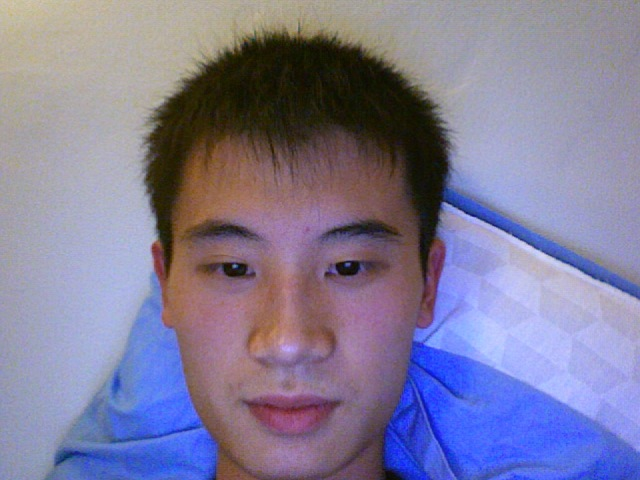
%> input picture Photo 1.jpg, 640 x 480 px
$ octave --eval "result = findnose(imread('Photo 1.jpg'));"   (GNU Octave 9; MATLAB toolbox functions it lacks are replaced by stand-ins)
%> lines starting %> are read from the running program, lines starting %| are printed output that depends on the picture
### findnostrils.m
function [a1, b1, a2, b2] = findnostrils(im)

im = im2double(im);
%blurfilter = fspecial('gaussian',[10 10],5);
%im = imfilter(im,blurfilter,'symmetric','same','conv');
imtemp = im(3*size(im,1)/7:4*size(im,1)/7,size(im,2)/3:2*size(im,2)/3);

%A = ones(10,10)/100;
%im1 = imfilter(imtemp,A,'symmetric','same','conv');
%im13 = im1(size(im1,1)/3:size(im1,1)*2/3,size(im1,2)/3:size(im1,2)*2/3);
%figure; imshow(im13);

imL = imtemp(:,1:size(imtemp,2)/2);
imR = imtemp(:,size(imtemp,2)/2:size(imtemp,2));
figure;imshow(imL);
figure;imshow(imR);

[y1 i1] = min(imL);
[y2 i2] = min(y1);
a1 = i2;
b1 = i1(i2);

a1 = a1 + size(im,2)/3;
b1 = b1 + 3*size(im,1)/7;
a1
b1

[y1 i1] = min(imR);
[y2 i2] = min(y1);
a2 = i2;
b2 = i1(i2);

a2 = a2 + size(im,2)/3 + size(imL,2);
b2 = b2 + 3*size(im,1)/7;
a2
b2

figure; imshow(im);

t = linspace(0,2*pi,1000);
r = 5;
x1 = r*cos(t) + a1;
y1 = r*sin(t) + b1;
x2 = r*cos(t) + a2;
y2 = r*sin(t) + b2;

hold on;
plot(x1,y1,'g');
plot(x2,y2,'g');

### findnosetip.m
function [a1, b1] = findnosetip(im)

im = im2double(im);
%blurfilter = fspecial('gaussian',[10 10],5);
%im = imfilter(im,blurfilter,'symmetric','same','conv');
imtemp = im(3*size(im,1)/7:5*size(im,1)/7,size(im,2)/3:2*size(im,2)/3);

%A = ones(10,10)/100;
%im1 = imfilter(imtemp,A,'symmetric','same','conv');
%im13 = im1(size(im1,1)/3:size(im1,1)*2/3,size(im1,2)/3:size(im1,2)*2/3);
%figure; imshow(im13);

[y1 i1] = max(imtemp);
[y2 i2] = max(y1);
a1 = i2;
b1 = i1(i2);

a1 = a1 + size(im,2)/3;
b1 = b1 + 3*size(im,1)/7;
a1
b1


figure; imshow(im);

t = linspace(0,2*pi,1000);
r = 5;
x1 = r*cos(t) + a1;
y1 = r*sin(t) + b1;

hold on;
plot(x1,y1,'r');

### findnose.m
function [a, b] = findnose(im)

[a1, b1, a2, b2] = findnostrils(im);
%> in findnostrils, `imtemp = im(3*size(im,1)/7:4*size(im,1)/7,size(im,2)/3:2*size(im,2)/3);`:
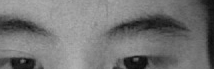
%> imtemp: size 69x214 double; min 0.0157, max 0.69, mean 0.455
%> in findnostrils, `imL = imtemp(:,1:size(imtemp,2)/2);`:
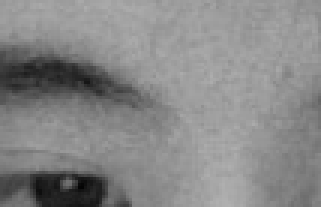
%> imL: size 69x107 double (shown 3 times larger); min 0.0157, max 0.69, mean 0.531
%> in findnostrils, `imR = imtemp(:,size(imtemp,2)/2:size(imtemp,2));`:
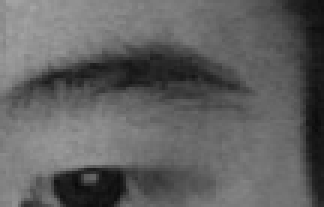
%> imR: size 69x108 double (shown 3 times larger); min 0.0353, max 0.643, mean 0.379
%> in findnostrils, `[y1 i1] = min(imL);`: y1 = 107 values, max 0.596 at index 76, min 0.0157 at index 28, mean 0.36; i1 = 107 values, max 69 at index 23, min 1 at index 74, mean 43.48
%> in findnostrils, `[y2 i2] = min(y1);`: y2 = 0.0157; i2 = 28
%> in findnostrils, `b1 = i1(i2);`: b1 = 63
%> in findnostrils, `a1 = a1 + size(im,2)/3;`: a1 = 241.3
%> in findnostrils, `b1 = b1 + 3*size(im,1)/7;`: b1 = 268.7
%> in findnostrils, `a1`: a1 = 241.3
%> in findnostrils, `b1`: b1 = 268.7
%> in findnostrils, `[y1 i1] = min(imR);`: y1 = 108 values, max 0.396 at index 1, min 0.0353 at index 26, mean 0.152; i1 = 108 values, max 69 at index 8, min 1 at index 93, mean 31.75
%> in findnostrils, `[y2 i2] = min(y1);`: y2 = 0.0353; i2 = 26
%> in findnostrils, `b2 = i1(i2);`: b2 = 62
%> in findnostrils, `a2 = a2 + size(im,2)/3 + size(imL,2);`: a2 = 346.3
%> in findnostrils, `b2 = b2 + 3*size(im,1)/7;`: b2 = 267.7
%> in findnostrils, `a2`: a2 = 346.3
%> in findnostrils, `b2`: b2 = 267.7
%> in findnostrils, `x1 = r*cos(t) + a1;`: x1 = 1000 values, max 246.3 at index 1, min 236.3 at index 500, mean 241.3
%> in findnostrils, `y1 = r*sin(t) + b1;`: y1 = 1000 values, max 273.7 at index 251, min 263.7 at index 750, mean 268.7
%> in findnostrils, `x2 = r*cos(t) + a2;`: x2 = 1000 values, max 351.3 at index 1, min 341.3 at index 500, mean 346.3
%> in findnostrils, `y2 = r*sin(t) + b2;`: y2 = 1000 values, max 272.7 at index 251, min 262.7 at index 750, mean 267.7
[a3, b3] = findnosetip(im);

a = (a1 + a2 + a3)/3;
b = (b1 + b2 + b3)/3;

im = im2double(im);

figure; imshow(im);

t = linspace(0,2*pi,1000);
r = 10;
x1 = r*cos(t) + a;
y1 = r*sin(t) + b;

hold on;
plot(x1,y1,'g');
%> in findnose, `[a1, b1, a2, b2] = findnostrils(im);`:
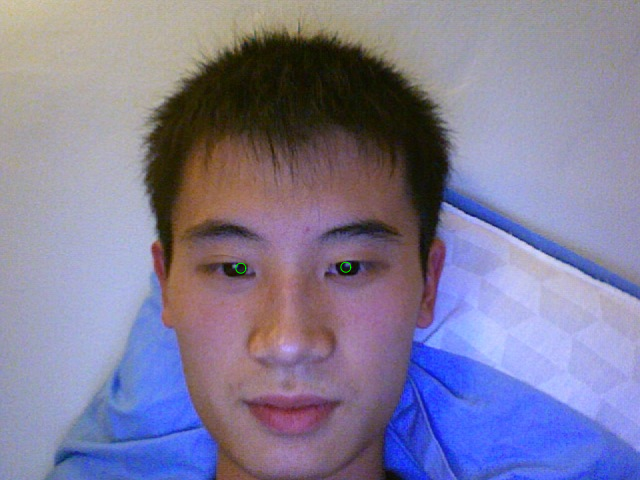
%> figure redrawn from the program's plot data
%> in findnose, `[a1, b1, a2, b2] = findnostrils(im);`: a1 = 241.3; b1 = 268.7; a2 = 346.3; b2 = 267.7
%> in findnosetip, `imtemp = im(3*size(im,1)/7:5*size(im,1)/7,size(im,2)/3:2*size(im,2)/3);`:
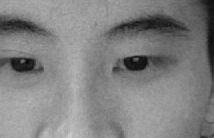
%> imtemp: size 138x214 double; min 0.0157, max 0.8, mean 0.508
%> in findnosetip, `[y1 i1] = max(imtemp);`: y1 = 214 values, max 0.8 at index 71, min 0.459 at index 205, mean 0.641; i1 = 214 values, max 138 at index 41, min 1 at index 109, mean 97.29
%> in findnosetip, `[y2 i2] = max(y1);`: y2 = 0.8; i2 = 71
%> in findnosetip, `b1 = i1(i2);`: b1 = 137
%> in findnosetip, `a1 = a1 + size(im,2)/3;`: a1 = 284.3
%> in findnosetip, `b1 = b1 + 3*size(im,1)/7;`: b1 = 342.7
%> in findnosetip, `a1`: a1 = 284.3
%> in findnosetip, `b1`: b1 = 342.7
%> in findnosetip, `x1 = r*cos(t) + a1;`: x1 = 1000 values, max 289.3 at index 1, min 279.3 at index 500, mean 284.3
%> in findnosetip, `y1 = r*sin(t) + b1;`: y1 = 1000 values, max 347.7 at index 251, min 337.7 at index 750, mean 342.7
%> in findnose, `[a3, b3] = findnosetip(im);`:
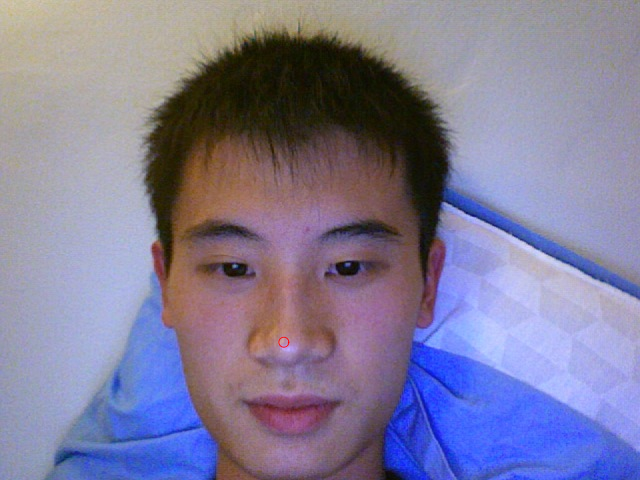
%> figure redrawn from the program's plot data
%> in findnose, `[a3, b3] = findnosetip(im);`: a3 = 284.3; b3 = 342.7
%> in findnose, `a = (a1 + a2 + a3)/3;`: a = 290.7
%> in findnose, `b = (b1 + b2 + b3)/3;`: b = 293
%> in findnose, `x1 = r*cos(t) + a;`: x1 = 1000 values, max 300.7 at index 1, min 280.7 at index 500, mean 290.7
%> in findnose, `y1 = r*sin(t) + b;`: y1 = 1000 values, max 303 at index 251, min 283 at index 750, mean 293
%> `result = findnose(imread('Photo 1.jpg'));`:
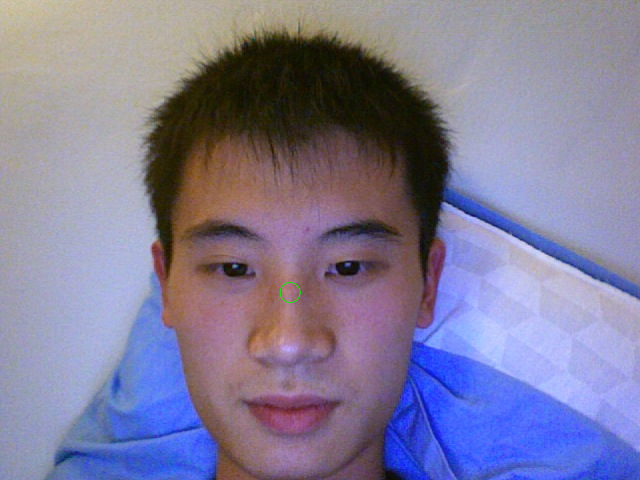
%> figure redrawn from the program's plot data
%> `result = findnose(imread('Photo 1.jpg'));`: result = 290.7

$ run again, on Photo 103.jpg
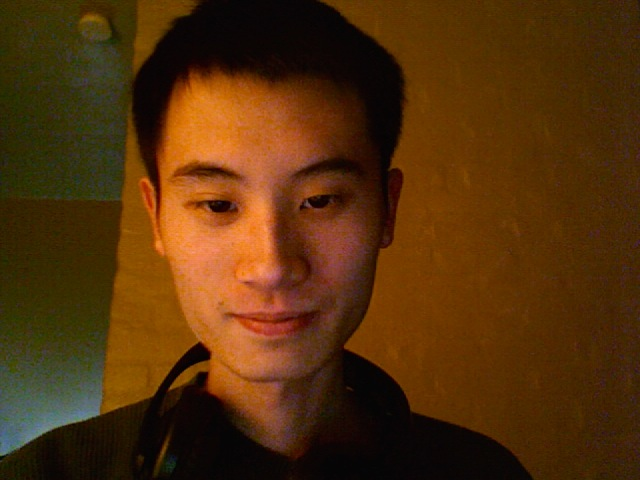
%> input picture Photo 103.jpg, 640 x 480 px
%> in findnostrils, `[y1 i1] = min(imL);`: y1 = 107 values, max 0.902 at index 43, min 0.0745 at index 8, mean 0.41; i1 = 107 values, max 69 at index 54, min 1 at index 11, mean 22.59
%> in findnostrils, `[y2 i2] = min(y1);`: y2 = 0.0745; i2 = 8
%> in findnostrils, `b1 = i1(i2);`: b1 = 2
%> in findnostrils, `a1 = a1 + size(im,2)/3;`: a1 = 221.3
%> in findnostrils, `b1 = b1 + 3*size(im,1)/7;`: b1 = 207.7
%> in findnostrils, `a1`: a1 = 221.3
%> in findnostrils, `b1`: b1 = 207.7
%> in findnostrils, `[y1 i1] = min(imR);`: y1 = 108 values, max 0.451 at index 95, min 0.0745 at index 69, mean 0.277; i1 = 108 values, max 69 at index 43, min 1 at index 1, mean 22
%> in findnostrils, `[y2 i2] = min(y1);`: i2 = 69
%> in findnostrils, `b2 = i1(i2);`: b2 = 3
%> in findnostrils, `a2 = a2 + size(im,2)/3 + size(imL,2);`: a2 = 389.3
%> in findnostrils, `b2 = b2 + 3*size(im,1)/7;`: b2 = 208.7
%> in findnostrils, `a2`: a2 = 389.3
%> in findnostrils, `b2`: b2 = 208.7
%> in findnostrils, `x1 = r*cos(t) + a1;`: x1 = 1000 values, max 226.3 at index 1, min 216.3 at index 500, mean 221.3
%> in findnostrils, `y1 = r*sin(t) + b1;`: y1 = 1000 values, max 212.7 at index 251, min 202.7 at index 750, mean 207.7
%> x2 = 1000 values, max 394.3 at index 1, min 384.3 at index 500, mean 389.3
%> in findnostrils, `y2 = r*sin(t) + b2;`: y2 = 1000 values, max 213.7 at index 251, min 203.7 at index 750, mean 208.7
%> in findnose, `[a1, b1, a2, b2] = findnostrils(im);`: a1 = 221.3; b1 = 207.7; a2 = 389.3; b2 = 208.7
%> in findnosetip, `imtemp = im(3*size(im,1)/7:5*size(im,1)/7,size(im,2)/3:2*size(im,2)/3);`:
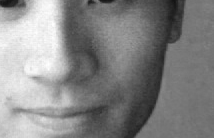
%> imtemp: size 138x214 double; min 0.0745, max 1, mean 0.524
%> in findnosetip, `[y1 i1] = max(imtemp);`: y1 = 214 values, max 1 at index 49, min 0.467 at index 89, mean 0.663; i1 = 214 values, max 130 at index 147, min 1 at index 87, mean 53.36
%> in findnosetip, `[y2 i2] = max(y1);`: y2 = 1; i2 = 49
%> in findnosetip, `b1 = i1(i2);`: b1 = 65
%> in findnosetip, `a1 = a1 + size(im,2)/3;`: a1 = 262.3
%> in findnosetip, `b1 = b1 + 3*size(im,1)/7;`: b1 = 270.7
%> in findnosetip, `a1`: a1 = 262.3
%> in findnosetip, `b1`: b1 = 270.7
%> in findnosetip, `x1 = r*cos(t) + a1;`: x1 = 1000 values, max 267.3 at index 1, min 257.3 at index 500, mean 262.3
%> in findnosetip, `y1 = r*sin(t) + b1;`: y1 = 1000 values, max 275.7 at index 251, min 265.7 at index 750, mean 270.7
%> a3 = 262.3; b3 = 270.7
%> a = 291
%> b = 229
%> in findnose, `x1 = r*cos(t) + a;`: x1 = 1000 values, max 301 at index 1, min 281 at index 500, mean 291
%> in findnose, `y1 = r*sin(t) + b;`: y1 = 1000 values, max 239 at index 251, min 219 at index 750, mean 229
%> `result = findnose(imread('Photo 1.jpg'));`:
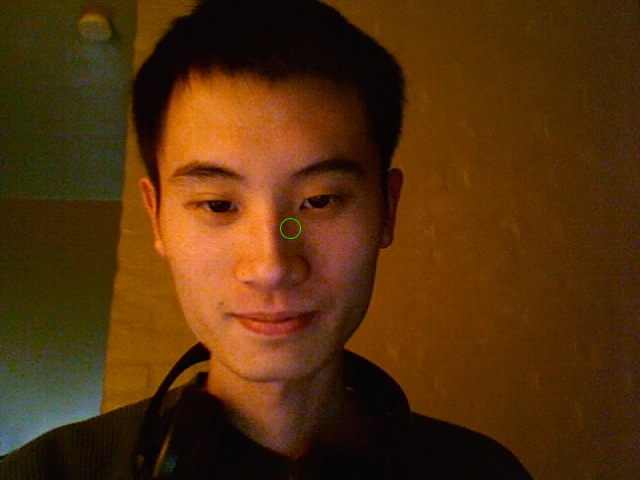
%> figure redrawn from the program's plot data
%> result = 291

$ run again, on Photo 22.jpg
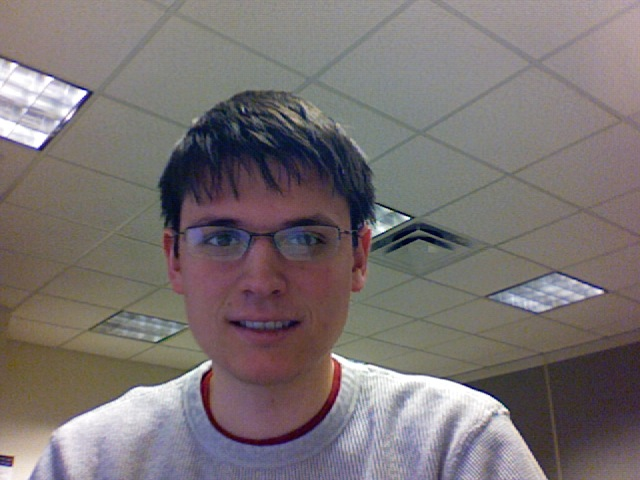
%> input picture Photo 22.jpg, 640 x 480 px
%> in findnostrils, `[y1 i1] = min(imL);`: y1 = 107 values, max 0.208 at index 68, min 0.0118 at index 107, mean 0.099; i1 = 107 values, max 41 at index 68, min 17 at index 10, mean 26.17
%> in findnostrils, `[y2 i2] = min(y1);`: y2 = 0.0118; i2 = 107
%> in findnostrils, `b1 = i1(i2);`: b1 = 35
%> in findnostrils, `a1 = a1 + size(im,2)/3;`: a1 = 320.3
%> in findnostrils, `b1 = b1 + 3*size(im,1)/7;`: b1 = 240.7
%> in findnostrils, `a1`: a1 = 320.3
%> in findnostrils, `b1`: b1 = 240.7
%> in findnostrils, `[y1 i1] = min(imR);`: y1 = 108 values, max 0.298 at index 25, min 0 at index 36, mean 0.0656; i1 = 108 values, max 44 at index 56, min 1 at index 31, mean 19.97
%> in findnostrils, `[y2 i2] = min(y1);`: y2 = 0; i2 = 36
%> in findnostrils, `b2 = i1(i2);`: b2 = 29
%> in findnostrils, `a2 = a2 + size(im,2)/3 + size(imL,2);`: a2 = 356.3
%> in findnostrils, `b2 = b2 + 3*size(im,1)/7;`: b2 = 234.7
%> in findnostrils, `a2`: a2 = 356.3
%> in findnostrils, `b2`: b2 = 234.7
%> in findnostrils, `x1 = r*cos(t) + a1;`: x1 = 1000 values, max 325.3 at index 1, min 315.3 at index 500, mean 320.3
%> in findnostrils, `y1 = r*sin(t) + b1;`: y1 = 1000 values, max 245.7 at index 251, min 235.7 at index 750, mean 240.7
%> x2 = 1000 values, max 361.3 at index 1, min 351.3 at index 500, mean 356.3
%> in findnostrils, `y2 = r*sin(t) + b2;`: y2 = 1000 values, max 239.7 at index 251, min 229.7 at index 750, mean 234.7
%> in findnose, `[a1, b1, a2, b2] = findnostrils(im);`: a1 = 320.3; b1 = 240.7; a2 = 356.3; b2 = 234.7
%> in findnosetip, `imtemp = im(3*size(im,1)/7:5*size(im,1)/7,size(im,2)/3:2*size(im,2)/3);`:
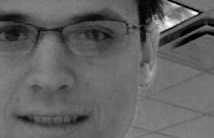
%> imtemp: size 138x214 double; min 0, max 0.996, mean 0.385
%> in findnosetip, `[y1 i1] = max(imtemp);`: y1 = 214 values, max 0.996 at index 170, min 0.435 at index 114, mean 0.56; i1 = 214 values, max 138 at index 118, min 1 at index 63, mean 47.86
%> in findnosetip, `[y2 i2] = max(y1);`: y2 = 0.996; i2 = 170
%> in findnosetip, `b1 = i1(i2);`: b1 = 25
%> in findnosetip, `a1 = a1 + size(im,2)/3;`: a1 = 383.3
%> in findnosetip, `b1 = b1 + 3*size(im,1)/7;`: b1 = 230.7
%> in findnosetip, `a1`: a1 = 383.3
%> in findnosetip, `b1`: b1 = 230.7
%> in findnosetip, `x1 = r*cos(t) + a1;`: x1 = 1000 values, max 388.3 at index 1, min 378.3 at index 500, mean 383.3
%> in findnosetip, `y1 = r*sin(t) + b1;`: y1 = 1000 values, max 235.7 at index 251, min 225.7 at index 750, mean 230.7
%> a3 = 383.3; b3 = 230.7
%> a = 353.3
%> b = 235.4
%> in findnose, `x1 = r*cos(t) + a;`: x1 = 1000 values, max 363.3 at index 1, min 343.3 at index 500, mean 353.3
%> in findnose, `y1 = r*sin(t) + b;`: y1 = 1000 values, max 245.4 at index 251, min 225.4 at index 750, mean 235.4
%> `result = findnose(imread('Photo 1.jpg'));`:
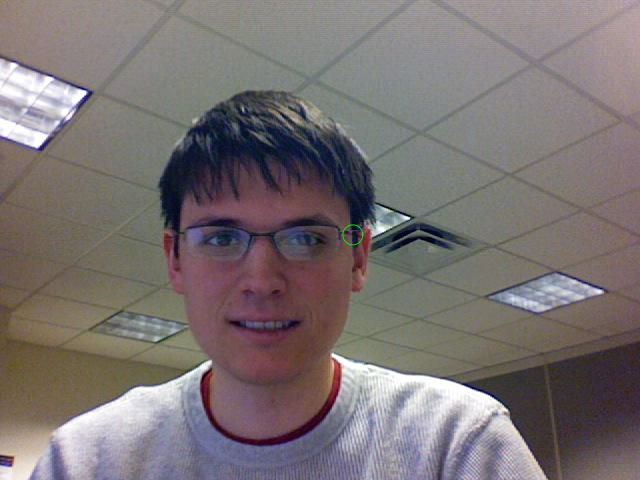
%> figure redrawn from the program's plot data
%> result = 353.3

$ run again, on Photo 31.jpg
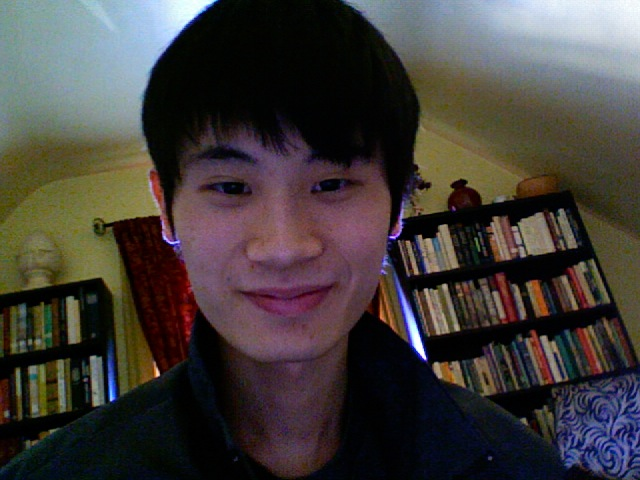
%> input picture Photo 31.jpg, 640 x 480 px
%> in findnostrils, `[y1 i1] = min(imL);`: y1 = 107 values, max 0.42 at index 38, min 0.255 at index 100, mean 0.317; i1 = 107 values, max 67 at index 69, min 1 at index 1, mean 39.55
%> in findnostrils, `[y2 i2] = min(y1);`: y2 = 0.255; i2 = 100
%> in findnostrils, `b1 = i1(i2);`: b1 = 54
%> in findnostrils, `a1 = a1 + size(im,2)/3;`: a1 = 313.3
%> in findnostrils, `b1 = b1 + 3*size(im,1)/7;`: b1 = 259.7
%> in findnostrils, `a1`: a1 = 313.3
%> in findnostrils, `b1`: b1 = 259.7
%> in findnostrils, `[y1 i1] = min(imR);`: y1 = 108 values, max 0.384 at index 15, min 0 at index 73, mean 0.221; i1 = 108 values, max 69 at index 18, min 1 at index 11, mean 44.47
%> in findnostrils, `[y2 i2] = min(y1);`: y2 = 0; i2 = 73
%> in findnostrils, `b2 = i1(i2);`: b2 = 52
%> in findnostrils, `a2 = a2 + size(im,2)/3 + size(imL,2);`: a2 = 393.3
%> in findnostrils, `b2 = b2 + 3*size(im,1)/7;`: b2 = 257.7
%> in findnostrils, `a2`: a2 = 393.3
%> in findnostrils, `b2`: b2 = 257.7
%> in findnostrils, `x1 = r*cos(t) + a1;`: x1 = 1000 values, max 318.3 at index 1, min 308.3 at index 500, mean 313.3
%> in findnostrils, `y1 = r*sin(t) + b1;`: y1 = 1000 values, max 264.7 at index 251, min 254.7 at index 750, mean 259.7
%> x2 = 1000 values, max 398.3 at index 1, min 388.3 at index 500, mean 393.3
%> in findnostrils, `y2 = r*sin(t) + b2;`: y2 = 1000 values, max 262.7 at index 251, min 252.7 at index 750, mean 257.7
%> in findnose, `[a1, b1, a2, b2] = findnostrils(im);`: a1 = 313.3; b1 = 259.7; a2 = 393.3; b2 = 257.7
%> in findnosetip, `[y1 i1] = max(imtemp);`: y1 = 214 values, max 1 at index 206, min 0.467 at index 110, mean 0.595; i1 = 214 values, max 138 at index 209, min 6 at index 192, mean 41.84
%> in findnosetip, `[y2 i2] = max(y1);`: y2 = 1; i2 = 206
%> in findnosetip, `b1 = i1(i2);`: b1 = 135
%> in findnosetip, `a1 = a1 + size(im,2)/3;`: a1 = 419.3
%> in findnosetip, `b1 = b1 + 3*size(im,1)/7;`: b1 = 340.7
%> in findnosetip, `a1`: a1 = 419.3
%> in findnosetip, `b1`: b1 = 340.7
%> in findnosetip, `x1 = r*cos(t) + a1;`: x1 = 1000 values, max 424.3 at index 1, min 414.3 at index 500, mean 419.3
%> in findnosetip, `y1 = r*sin(t) + b1;`: y1 = 1000 values, max 345.7 at index 251, min 335.7 at index 750, mean 340.7
%> a3 = 419.3; b3 = 340.7
%> a = 375.3
%> b = 286
%> in findnose, `x1 = r*cos(t) + a;`: x1 = 1000 values, max 385.3 at index 1, min 365.3 at index 500, mean 375.3
%> in findnose, `y1 = r*sin(t) + b;`: y1 = 1000 values, max 296 at index 251, min 276 at index 750, mean 286
%> `result = findnose(imread('Photo 1.jpg'));`:
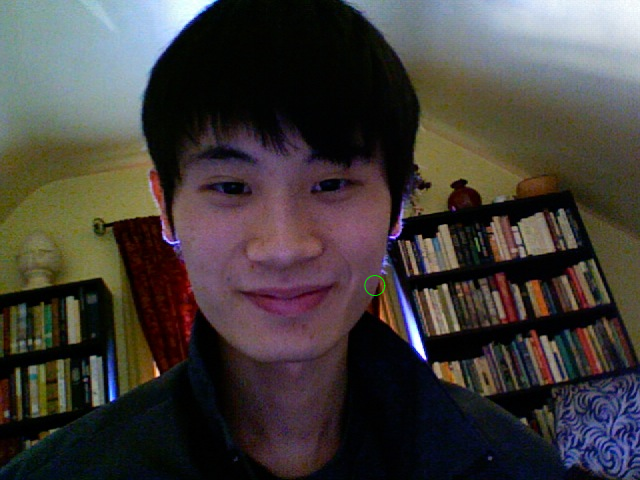
%> figure redrawn from the program's plot data
%> result = 375.3
